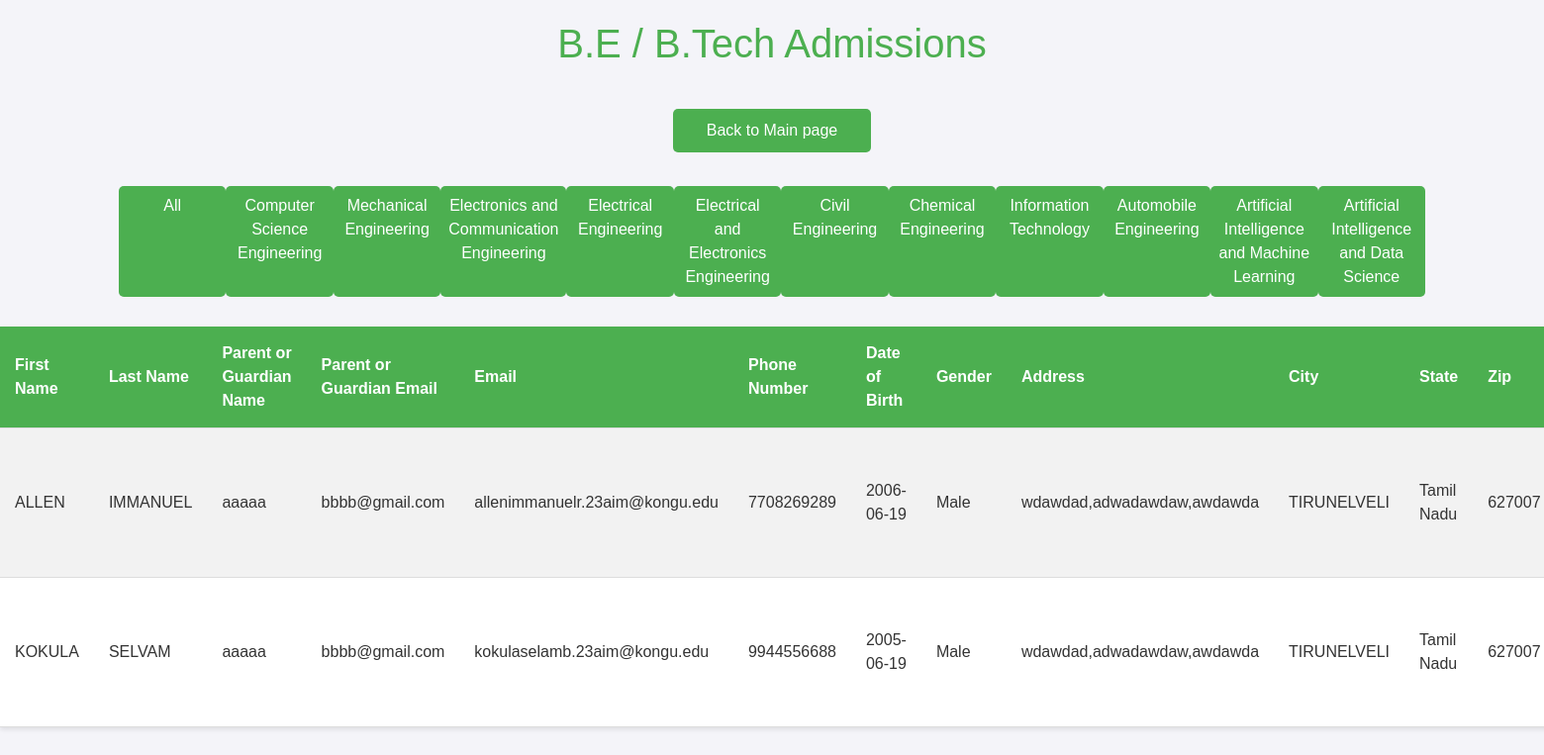
The app's page /aiml.php with its own data.
### tables this page shows
CREATE TABLE `entries` (
  `fname` text NOT NULL,
  `lname` text NOT NULL,
  `pgname` text NOT NULL,
  `pgemail` varchar(500) NOT NULL,
  `email` varchar(500) NOT NULL,
  `phoneno` bigint(10) NOT NULL,
  `dob` date NOT NULL,
  `gender` text NOT NULL,
  `address` varchar(500) NOT NULL,
  `city` varchar(500) NOT NULL,
  `state` varchar(500) NOT NULL,
  `zip` int(6) NOT NULL,
  `course` varchar(500) NOT NULL,
  `branch` varchar(500) NOT NULL
);

### aiml.php (the view, shortened to what this page needs)
<!DOCTYPE html>
<html lang="en">
<head>
    <link href="https://cdn.jsdelivr.net/npm/bootstrap@5.3.3/dist/css/bootstrap.min.css" rel="stylesheet">
</head>
<body>
    <h1>B.E / B.Tech Admissions</h1><br>
    <a href="main.php">Back to Main page</a><br>
    <div class="container">
    <div class="row">
    <a class="col p-2" href="bebtech.php">All</a>
    <a class="col p-2" href="cse.php">Computer Science Engineering</a>
    <a class="col p-2" href="me.php">Mechanical Engineering</a>
    <a class="col p-2" href="ece.php">Electronics and Communication Engineering</a>
    <a class="col p-2" href="ee.php">Electrical Engineering</a>
    <a class="col p-2" href="eee.php">Electrical and Electronics Engineering</a>
    <a class="col p-2" href="ce.php">Civil Engineering</a>
    <a class="col p-2" href="che.php">Chemical Engineering</a>
    <a class="col p-2" href="it.php">Information Technology</a>
    <a class="col p-2" href="ae.php">Automobile Engineering</a>
    <a class="col p-2" href="aiml.php">Artificial Intelligence and Machine Learning</a>
    <a class="col p-2" href="aids.php">Artificial Intelligence and Data Science</a>
    </div>
    </div>
    <?php
        require 'server.php';
        $result = mysqli_query($con, "SELECT * FROM entries WHERE branch='Artificial Intelligence and Machine Learning' AND course IN ('b.e', 'b.tech', 'B.e', 'B.Tech', 'B.E', 'B.TECH', 'B.E/B.Tech')");
        if ($result->num_rows > 0) {
            echo "
            <table>
            <tr>
            <th>First Name</th>
            <th>Last Name</th>
            <th>Parent or Guardian Name</th>
            <th>Parent or Guardian Email</th>
            <th>Email</th>
            <th>Phone Number</th>
            <th>Date of Birth</th>
            <th>Gender</th>
            <th>Address</th>
            <th>City</th>
            <th>State</th>
            <th>Zip</th>
            <th>Course</th>
            <th>Branch</th>
            </tr>";
            while($row = mysqli_fetch_array($result)) {
                echo "<tr>";
                echo "<td>" . $row['fname'] . "</td>";
                echo "<td>" . $row['lname'] . "</td>";
                echo "<td>" . $row['pgname'] . "</td>";
                echo "<td>" . $row['pgemail'] . "</td>";
                echo "<td>" . $row['email'] . "</td>";
                echo "<td>" . $row['phoneno'] . "</td>";
                echo "<td>" . $row['dob'] . "</td>";
                echo "<td>" . $row['gender'] . "</td>";
                echo "<td>" . $row['address'] . "</td>";
                echo "<td>" . $row['city'] . "</td>";
                echo "<td>" . $row['state'] . "</td>";
                echo "<td>" . $row['zip'] . "</td>";
                echo "</tr>";
            }
            echo "</table>";
        } else {
            echo "<p style='text-align: center;'>0 results</p>";
        }
    ?>
</body>
</html>

### aiml.php (style rules this page uses)
body { font-family: Arial, sans-serif; background-color: #f4f4f9; color: #333; margin: 0; padding: 0; }
h1 { text-align: center; margin-top: 20px; color: #4CAF50; }
a { display: block; width: 200px; margin: 10px auto; text-align: center; background-color: #4CAF50; color: white; padding: 10px; text-decoration: none; border-radius: 5px; }
table { width: 90%; margin: 20px auto; border-collapse: collapse; box-shadow: 0 2px 5px rgba(0, 0, 0, 0.1); background-color: white; }
th, td { padding: 15px; text-align: left; border-bottom: 1px solid #ddd; }
th { background-color: #4CAF50; color: white; }
tr:nth-child(even) { background-color: #f2f2f2; }

### records on screen
entries: fname "ALLEN", lname "IMMANUEL", pgname "aaaaa", pgemail "bbbb@gmail.com", email "allenimmanuelr.23aim@kongu.edu", phoneno "7708269289", dob "2006-06-19", gender "Male", address "wdawdad,adwadawdaw,awdawda", city "TIRUNELVELI", state "Tamil Nadu", zip "627007"
entries: fname "KOKULA", lname "SELVAM", pgname "aaaaa", pgemail "bbbb@gmail.com", email "kokulaselamb.23aim@kongu.edu", phoneno "9944556688", dob "2005-06-19", gender "Male", address "wdawdad,adwadawdaw,awdawda", city "TIRUNELVELI", state "Tamil Nadu", zip "627007"
